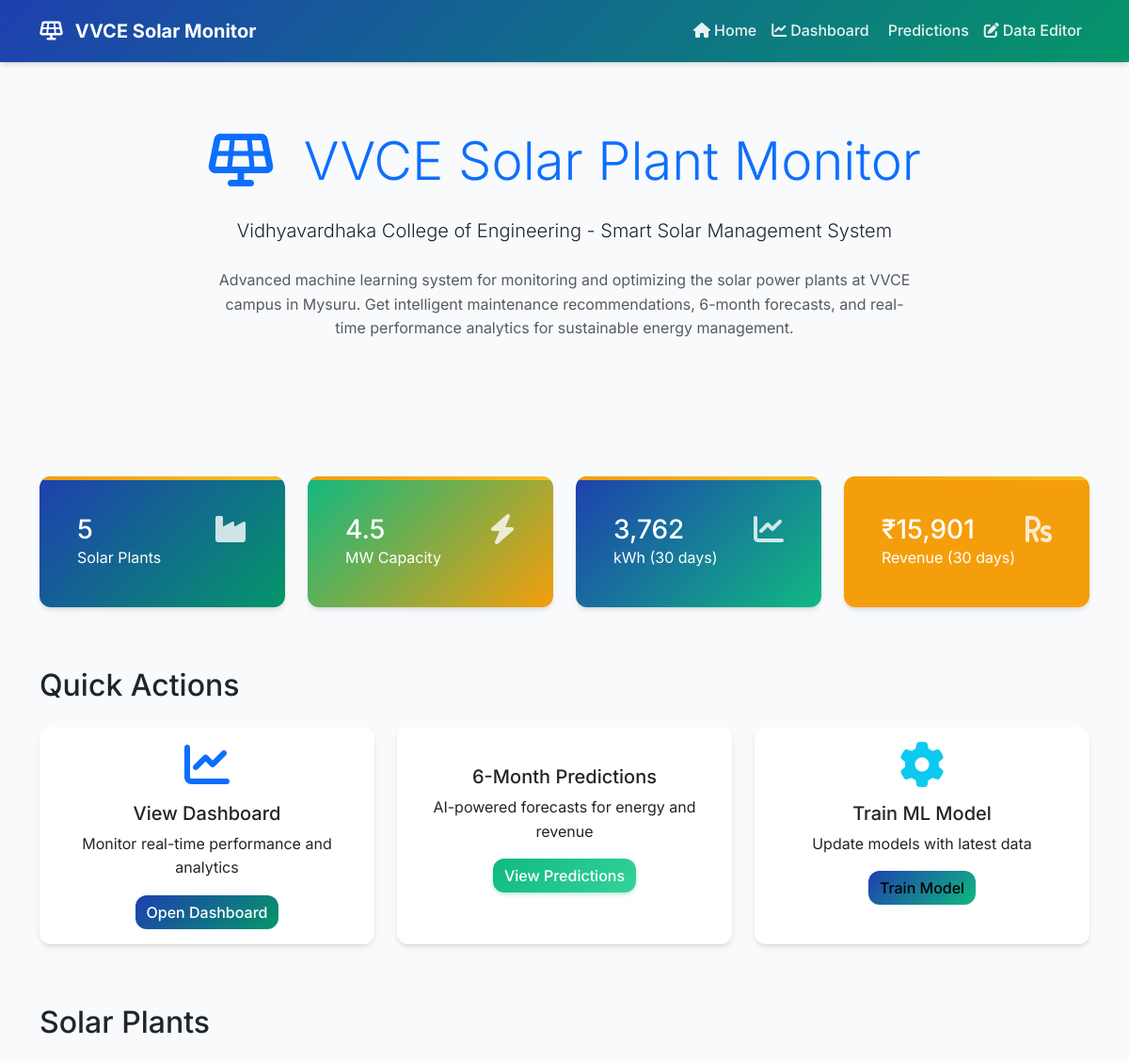
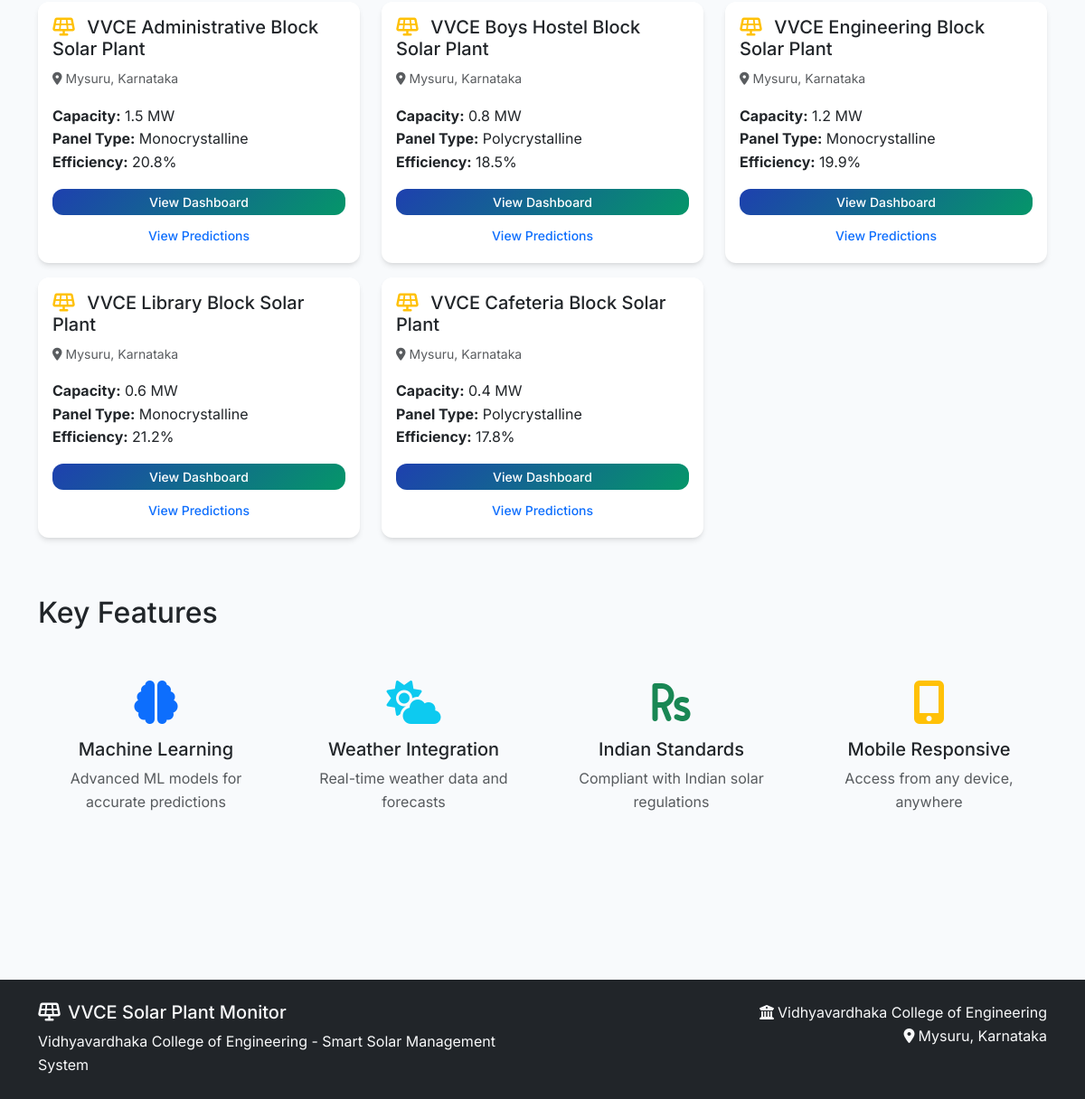
The page / on the database its author committed (2 pictures, top to bottom).
### models.py (models this page shows)
class SolarPlant(db.Model):
    id = db.Column(db.Integer, primary_key=True)
    name = db.Column(db.String(100), nullable=False)
    location = db.Column(db.String(100), nullable=False)
    capacity_mw = db.Column(db.Float, nullable=False)
    installation_date = db.Column(db.Date, nullable=False)
    panel_type = db.Column(db.String(50), nullable=False)
    efficiency_rating = db.Column(db.Float, nullable=False)
    created_at = db.Column(db.DateTime, default=datetime.utcnow)

### routes.py (the view)
@app.route('/')
def index():
    try:
        total_plants = SolarPlant.query.count()
        total_capacity = db.session.query(db.func.sum(SolarPlant.capacity_mw)).scalar() or 0
        recent_production = db.session.query(
            db.func.sum(EnergyProduction.energy_produced)
        ).filter(
            EnergyProduction.date >= date.today() - timedelta(days=30)
        ).scalar() or 0
        recent_revenue = db.session.query(
            db.func.sum(EnergyProduction.revenue_inr)
        ).filter(
            EnergyProduction.date >= date.today() - timedelta(days=30)
        ).scalar() or 0
        plants = SolarPlant.query.all()
        stats = {
            'total_plants': total_plants,
            'total_capacity': round(total_capacity, 1),
            'recent_production': round(recent_production, 0),
            'recent_revenue': round(recent_revenue, 0)
        }
        return render_template('index.html', stats=stats, plants=plants)
    except Exception as e:
        logging.error(f"Error in index route: {e}")
        flash('Error loading dashboard data', 'error')
        return render_template('index.html', stats={}, plants=[])

### templates/index.html (shortened to what this page needs)
{% extends "base.html" %}
{% block content %}
<div class="container">
    <div class="row mb-5">
        <div class="col-12">
            <div class="hero-section text-center py-5">
                <h1 class="display-4 text-primary mb-4">
                    <i class="fas fa-solar-panel me-3"></i>
                    VVCE Solar Plant Monitor
                </h1>
                <p class="lead mb-4">
                    Vidhyavardhaka College of Engineering - Smart Solar Management System
                </p>
                <div class="row justify-content-center">
                    <div class="col-md-8">
                        <p class="text-muted">
                            Advanced machine learning system for monitoring and optimizing the solar power plants
                            at VVCE campus in Mysuru. Get intelligent maintenance recommendations, 6-month forecasts,
                            and real-time performance analytics for sustainable energy management.
                        </p>
                    </div>
                </div>
            </div>
        </div>
    </div>
    <div class="row mb-5">
        <div class="col-md-3 mb-3">
            <div class="card stat-card bg-primary text-white">
                <div class="card-body">
                    <div class="d-flex justify-content-between">
                        <div>
                            <h3 class="card-title mb-0">{{ stats.total_plants or 0 }}</h3>
                            <p class="card-text">Solar Plants</p>
                        </div>
                        <div class="stat-icon">
                            <i class="fas fa-industry fa-2x"></i>
                        </div>
                    </div>
                </div>
            </div>
        </div>
        <div class="col-md-3 mb-3">
            <div class="card stat-card bg-success text-white">
                <div class="card-body">
                    <div class="d-flex justify-content-between">
                        <div>
                            <h3 class="card-title mb-0">{{ stats.total_capacity or 0 }}</h3>
                            <p class="card-text">MW Capacity</p>
                        </div>
                        <div class="stat-icon">
                            <i class="fas fa-bolt fa-2x"></i>
                        </div>
                    </div>
                </div>
            </div>
        </div>
        <div class="col-md-3 mb-3">
            <div class="card stat-card bg-info text-white">
                <div class="card-body">
                    <div class="d-flex justify-content-between">
                        <div>
                            <h3 class="card-title mb-0">{{ '{:,.0f}'.format(stats.recent_production or 0) }}</h3>
                            <p class="card-text">kWh (30 days)</p>
                        </div>
                        <div class="stat-icon">
                            <i class="fas fa-chart-line fa-2x"></i>
                        </div>
                    </div>
                </div>
            </div>
        </div>
        <div class="col-md-3 mb-3">
            <div class="card stat-card bg-warning text-white">
                <div class="card-body">
                    <div class="d-flex justify-content-between">
                        <div>
                            <h3 class="card-title mb-0">₹{{ '{:,.0f}'.format(stats.recent_revenue or 0) }}</h3>
                            <p class="card-text">Revenue (30 days)</p>
                        </div>
                        <div class="stat-icon">
                            <i class="fas fa-rupee-sign fa-2x"></i>
                        </div>
                    </div>
                </div>
            </div>
        </div>
    </div>
    <div class="row mb-5">
        <div class="col-12">
            <h2 class="mb-4">Quick Actions</h2>
        </div>
        <div class="col-md-4 mb-3">
            <div class="card action-card h-100">
                <div class="card-body text-center">
                    <i class="fas fa-chart-line fa-3x text-primary mb-3"></i>
                    <h5 class="card-title">View Dashboard</h5>
                    <p class="card-text">Monitor real-time performance and analytics</p>
                    <a href="{{ url_for('dashboard') }}" class="btn btn-primary">Open Dashboard</a>
                </div>
            </div>
        </div>
        <div class="col-md-4 mb-3">
            <div class="card action-card h-100">
                <div class="card-body text-center">
                    <h5 class="card-title">6-Month Predictions</h5>
                    <p class="card-text">AI-powered forecasts for energy and revenue</p>
                    <a href="{{ url_for('predictions') }}" class="btn btn-success">View Predictions</a>
                </div>
            </div>
        </div>
        <div class="col-md-4 mb-3">
            <div class="card action-card h-100">
                <div class="card-body text-center">
                    <i class="fas fa-cog fa-3x text-info mb-3"></i>
                    <h5 class="card-title">Train ML Model</h5>
                    <p class="card-text">Update models with latest data</p>
                    <button class="btn btn-info" onclick="trainModel()">Train Model</button>
                </div>
            </div>
        </div>
    </div>
    {% if plants %}
    <div class="row mb-5">
        <div class="col-12">
            <h2 class="mb-4">Solar Plants</h2>
        </div>
        {% for plant in plants %}
        <div class="col-md-6 col-lg-4 mb-3">
            <div class="card plant-card h-100">
                <div class="card-body">
                    <h5 class="card-title">
                        <i class="fas fa-solar-panel text-warning me-2"></i>
                        {{ plant.name }}
                    </h5>
                    <p class="card-text">
                        <small class="text-muted">
                            <i class="fas fa-map-marker-alt me-1"></i>{{ plant.location }}
                        </small>
                    </p>
                    <ul class="list-unstyled">
                        <li><strong>Capacity:</strong> {{ plant.capacity_mw }} MW</li>
                        <li><strong>Panel Type:</strong> {{ plant.panel_type }}</li>
                        <li><strong>Efficiency:</strong> {{ plant.efficiency_rating }}%</li>
                    </ul>
                    <div class="d-grid gap-2">
                        <a href="{{ url_for('dashboard', plant_id=plant.id) }}" class="btn btn-primary btn-sm">
                            View Dashboard
                        </a>
                        <a href="{{ url_for('predictions', plant_id=plant.id) }}" class="btn btn-outline-primary btn-sm">
                            View Predictions
                        </a>
                    </div>
                </div>
            </div>
        </div>
        {% endfor %}
    </div>
    {% endif %}
    <div class="row mb-5">
        <div class="col-12">
            <h2 class="mb-4">Key Features</h2>
        </div>
        <div class="col-md-6 col-lg-3 mb-3">
            <div class="feature-card text-center">
                <i class="fas fa-brain fa-3x text-primary mb-3"></i>
                <h5>Machine Learning</h5>
                <p class="text-muted">Advanced ML models for accurate predictions</p>
            </div>
        </div>
        <div class="col-md-6 col-lg-3 mb-3">
            <div class="feature-card text-center">
                <i class="fas fa-cloud-sun fa-3x text-info mb-3"></i>
                <h5>Weather Integration</h5>
                <p class="text-muted">Real-time weather data and forecasts</p>
            </div>
        </div>
        <div class="col-md-6 col-lg-3 mb-3">
            <div class="feature-card text-center">
                <i class="fas fa-rupee-sign fa-3x text-success mb-3"></i>
                <h5>Indian Standards</h5>
                <p class="text-muted">Compliant with Indian solar regulations</p>
            </div>
        </div>
        <div class="col-md-6 col-lg-3 mb-3">
            <div class="feature-card text-center">
                <i class="fas fa-mobile-alt fa-3x text-warning mb-3"></i>
                <h5>Mobile Responsive</h5>
                <p class="text-muted">Access from any device, anywhere</p>
            </div>
        </div>
    </div>
</div>
{% endblock %}

### static/css/style.css (style rules this page uses)
:root { --vvce-primary: 30 64 175; --vvce-secondary: 5 150 105; --vvce-accent: 245 158 11; --vvce-success: 16 185 129; --vvce-warning: 245 158 11; --vvce-danger: 239 68 68; --vvce-light: 248 250 252; --vvce-dark: 30 41 59; --vvce-white: 255 255 255; --primary-gradient: linear-gradient(135deg, rgb(var(--vvce-primary)), rgb(var(--vvce-secondary))); --success-gradient: linear-gradient(135deg, rgb(var(--vvce-success)), rgb(var(--vvce-accent))); --warning-gradient: linear-gradient(135deg, rgb(var(--vvce-warning)), rgb(var(--vvce-accent))); --info-gradient: linear-gradient(135deg, rgb(var(--vvce-primary)), rgb(var(--vvce-success))); --border-radius: 12px; --border-radius-sm: 8px; --border-radius-lg: 16px; --box-shadow: 0 4px 6px -1px rgba(0, 0, 0, 0.1), 0 2px 4px -1px rgba(0, 0, 0, 0.06); --box-shadow-lg: 0 10px 15px -3px rgba(0, 0, 0, 0.1), 0 4px 6px -2px rgba(0, 0, 0, 0.05); --transition: all 0.3s cubic-bezier(0.4, 0, 0.2, 1); }
body { background-color: hsl(210 11% 98%); font-family: 'Segoe UI', Tahoma, Geneva, Verdana, sans-serif; line-height: 1.6; }
.hero-section { background: linear-gradient(135deg, rgba(var(--sky-blue), 0.1), rgba(var(--solar-yellow), 0.1)); border-radius: var(--border-radius); margin-bottom: 2rem; }
.stat-card { border: none; border-radius: var(--border-radius); box-shadow: var(--box-shadow); transition: var(--transition); overflow: hidden; }
.stat-card.bg-primary { background: var(--primary-gradient) !important; }
.stat-card.bg-success { background: var(--success-gradient) !important; }
.stat-card.bg-info { background: var(--info-gradient) !important; }
.stat-card.bg-warning { background: var(--warning-gradient) !important; }
.stat-card .stat-icon { opacity: 0.8; }
.action-card { border: none; border-radius: var(--border-radius); box-shadow: var(--box-shadow); transition: var(--transition); }
.plant-card { border: none; border-radius: var(--border-radius); box-shadow: var(--box-shadow); transition: var(--transition); border-left: 4px solid rgb(var(--solar-yellow)); }
.feature-card { padding: 2rem 1rem; border-radius: var(--border-radius); transition: var(--transition); }
.card { border: none; border-radius: var(--border-radius); box-shadow: var(--box-shadow); transition: var(--transition); }
.btn { border-radius: var(--border-radius); font-weight: 500; transition: var(--transition); border: none; }
.btn-primary { background: var(--primary-gradient); box-shadow: 0 2px 4px rgba(var(--sky-blue), 0.3); }
.btn-success { background: var(--success-gradient); box-shadow: 0 2px 4px rgba(var(--energy-green), 0.3); }
.btn-info { background: var(--info-gradient); box-shadow: 0 2px 4px rgba(var(--sky-blue), 0.3); }
.fade-in { animation: fadeIn 0.5s ease-in; }
.fa-solar-panel { animation: solarGlow 3s ease-in-out infinite alternate; }

### static/css/enhanced-dashboard.css (style rules this page uses)
:root { --primary-color: #2563eb; --primary-light: #3b82f6; --primary-dark: #1d4ed8; --secondary-color: #f59e0b; --secondary-light: #fbbf24; --success-color: #10b981; --warning-color: #f59e0b; --danger-color: #ef4444; --info-color: #06b6d4; --light-bg: #f8fafc; --card-shadow: 0 4px 6px -1px rgba(0, 0, 0, 0.1), 0 2px 4px -1px rgba(0, 0, 0, 0.06); --card-shadow-hover: 0 10px 15px -3px rgba(0, 0, 0, 0.1), 0 4px 6px -2px rgba(0, 0, 0, 0.05); }
body { background-color: var(--light-bg); font-family: 'Inter', 'Segoe UI', system-ui, sans-serif; line-height: 1.6; }
.stat-card { border: none; border-radius: 12px; padding: 1.5rem; transition: all 0.3s ease; box-shadow: var(--card-shadow); overflow: hidden; position: relative; }
.stat-card::before { content: ''; position: absolute; top: 0; left: 0; right: 0; height: 4px; background: linear-gradient(90deg, var(--secondary-color), var(--secondary-light)); }
.btn-success { background: linear-gradient(135deg, var(--success-color) 0%, #34d399 100%) !important; box-shadow: 0 2px 4px rgba(16, 185, 129, 0.3); }

### rows shown on the page
SolarPlant: name "VVCE Administrative Block Solar Plant", location "Mysuru, Karnataka", capacity_mw "1.5", panel_type "Monocrystalline", efficiency_rating "20.8"
SolarPlant: name "VVCE Boys Hostel Block Solar Plant", location "Mysuru, Karnataka", capacity_mw "0.8", panel_type "Polycrystalline", efficiency_rating "18.5"
SolarPlant: name "VVCE Engineering Block Solar Plant", location "Mysuru, Karnataka", capacity_mw "1.2", panel_type "Monocrystalline", efficiency_rating "19.9"
SolarPlant: name "VVCE Library Block Solar Plant", location "Mysuru, Karnataka", capacity_mw "0.6", panel_type "Monocrystalline", efficiency_rating "21.2"
SolarPlant: name "VVCE Cafeteria Block Solar Plant", location "Mysuru, Karnataka", capacity_mw "0.4", panel_type "Polycrystalline", efficiency_rating "17.8"

### other values the page prints
{{ stats.total_plants or 0 }} "5"
{{ stats.total_capacity or 0 }} "4.5"
{{ '{:,.0f}'.format(stats.recent_production or 0) }} "3,762"
{{ '{:,.0f}'.format(stats.recent_revenue or 0) }} "15,901"
